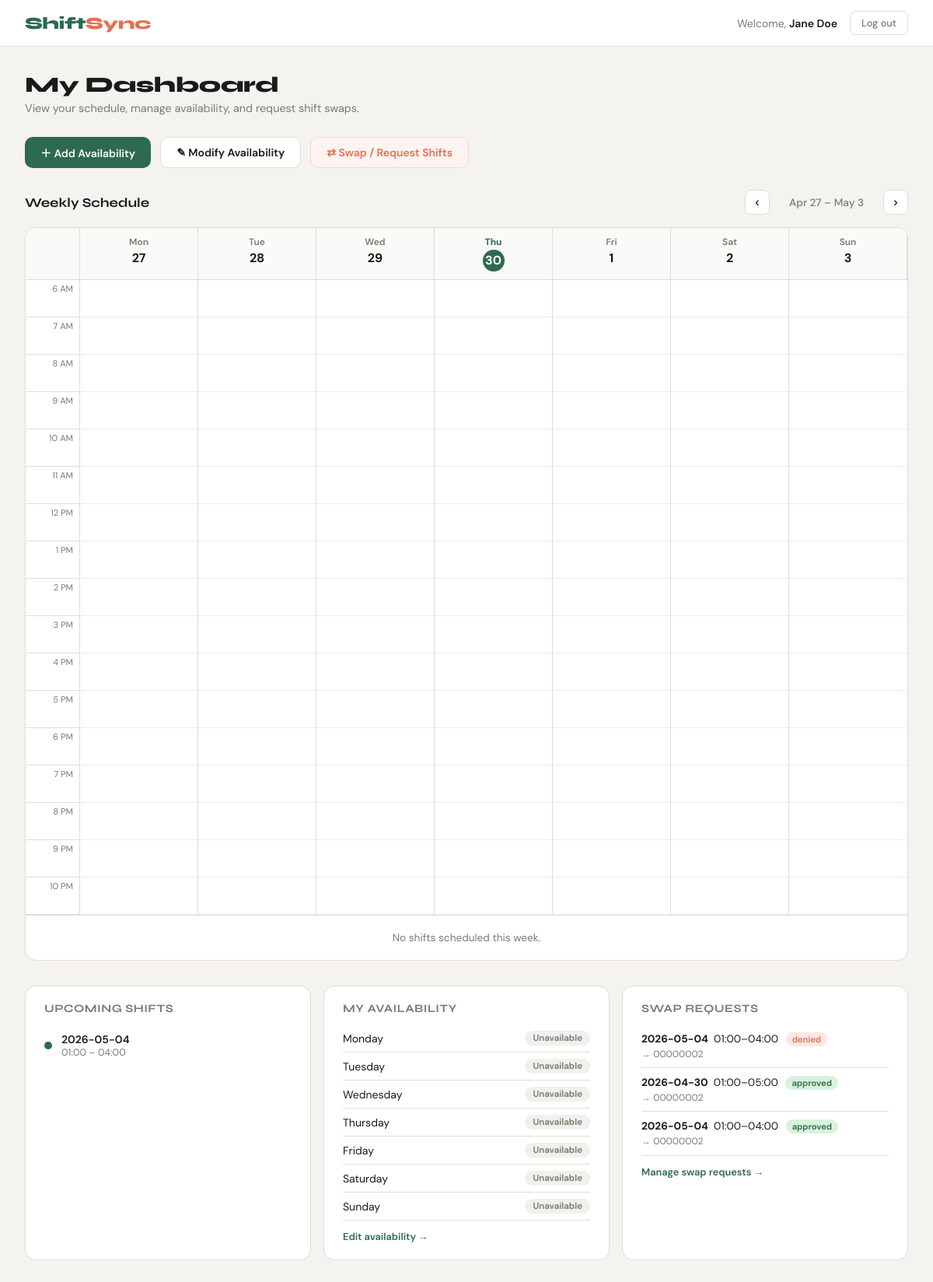
Screenshot of /dashboard (signed in) with the database file from the repository.
### tables this page shows
CREATE TABLE EmployeeInfo(
    EmployeeId TEXT PRIMARY KEY NOT NULL,
    Name TEXT, 
    Password TEXT);

CREATE TABLE Shifts(
    ShiftId INTEGER PRIMARY KEY NOT NULL,
    EmployeeId TEXT NOT NULL,
    ShiftDate TEXT NOT NULL, 
    StartTime TEXT NOT NULL, 
    EndTime TEXT NOT NULL, 
    FOREIGN KEY (EmployeeId) REFERENCES EmployeeInfo(EmployeeId));

CREATE TABLE ShiftSwapRequests(
    RequestId INTEGER PRIMARY KEY NOT NULL,
    RequesterEmployeeId TEXT NOT NULL,
    ShiftId INTEGER NOT NULL,
    TargetEmployeeId TEXT,
    Reason TEXT,
    Status TEXT DEFAULT "pending",
    CreatedAt TEXT, TargetShiftId INTEGER REFERENCES Shifts(ShiftId),
    FOREIGN KEY (RequesterEmployeeId) REFERENCES EmployeeInfo(EmployeeId),
    FOREIGN KEY (ShiftId) REFERENCES Shifts(ShiftId),
    FOREIGN KEY (TargetEmployeeId) REFERENCES EmployeeInfo(EmployeeId));

### main.py (the view)
@app.route('/dashboard')
def dashboard():
    if 'EmployeeId' not in session:
        return redirect(url_for('login'))
    user_id = session['EmployeeId']
    today = date.today()
    try:
        with sql.connect("ShiftSyncDB.db") as con:
            cur = con.cursor()
            cur.execute("""
                SELECT ShiftId, ShiftDate, StartTime, EndTime
                FROM Shifts
                WHERE EmployeeId=? AND ShiftDate >= ?
                ORDER BY ShiftDate, StartTime
                LIMIT 5
            """, (user_id, today.isoformat()))
            upcoming_shifts = cur.fetchall()
    except Exception:
        upcoming_shifts = []
    try:
        with sql.connect("ShiftSyncDB.db") as con:
            cur = con.cursor()
            cur.execute("""
                SELECT DayOfWeek, StartTime, EndTime
                FROM EmployeeAvailability
                WHERE EmployeeId=? AND IsAvailable=1
                ORDER BY
                    CASE DayOfWeek
                        WHEN 'Monday' THEN 1 WHEN 'Tuesday' THEN 2
                        WHEN 'Wednesday' THEN 3 WHEN 'Thursday' THEN 4
                        WHEN 'Friday' THEN 5 WHEN 'Saturday' THEN 6
                        WHEN 'Sunday' THEN 7 ELSE 8
                    END, StartTime
            """, (user_id,))
            avail_rows = cur.fetchall()
    except Exception:
        avail_rows = []
    avail_by_day = {}
    for row in avail_rows:
        avail_by_day.setdefault(row[0], []).append((row[1], row[2]))
    try:
        with sql.connect("ShiftSyncDB.db") as con:
            cur = con.cursor()
            cur.execute("""
                SELECT r.RequestId, s.ShiftDate, s.StartTime, s.EndTime,
                       r.TargetEmployeeId, r.Reason, r.Status, r.CreatedAt
                FROM ShiftSwapRequests r
                JOIN Shifts s ON r.ShiftId = s.ShiftId
                WHERE r.RequesterEmployeeId=?
                ORDER BY r.CreatedAt DESC
                LIMIT 10
            """, (user_id,))
            my_swap_requests = cur.fetchall()
    except Exception:
        my_swap_requests = []
    try:
        with sql.connect("ShiftSyncDB.db") as con:
            cur = con.cursor()
            cur.execute("SELECT Name FROM EmployeeInfo WHERE EmployeeId=?", (user_id,))
            row = cur.fetchone()
            name = row[0] if row and row[0] else user_id
    except Exception:
        name = user_id
    try:
            with sql.connect("ShiftSyncDB.db") as con:
                cur = con.cursor()
                cur.execute("""
                    SELECT r.RequestId, r.RequesterEmployeeId, s.ShiftDate, s.StartTime, s.EndTime, r.Status
                    FROM ShiftSwapRequests r
                    JOIN Shifts s ON r.ShiftId = s.ShiftId
                    WHERE r.TargetEmployeeId=? AND r.Status='pending'
                """, (user_id,))
                incoming_requests = cur.fetchall()
    except Exception:
            incoming_requests = []
    return render_template('dashboard.html',
                            user=user_id,
                            name = name,
                            upcoming_shifts=upcoming_shifts,
                            avail_by_day=avail_by_day,
                            days=DAYS,
                            my_swap_requests=my_swap_requests,
                            incoming_requests=incoming_requests)

### templates/dashboard.html (shortened to what this page needs)
<!doctype html>
<html lang="en">
<head>
</head>
<body>
<nav>
  <div class="nav-logo">Shift<span>Sync</span></div>
  <div class="nav-right">
    <span class="nav-greeting">Welcome, <strong>{{ name }}</strong></span>
    <a href="{{ url_for('logout') }}" class="btn-logout">Log out</a>
  </div>
</nav>
<main>
  <div class="page-header">
    <h1>My Dashboard</h1>
    <p>View your schedule, manage availability, and request shift swaps.</p>
  </div>
  <div class="action-row">
    <a class="btn btn-primary"   href="{{ url_for('availability') }}">＋ Add Availability</a>
    <a class="btn btn-secondary" href="{{ url_for('availability') }}">✎ Modify Availability</a>
    <button class="btn btn-warning" onclick="openSwapModal()">
      ⇄ Swap / Request Shifts
    </button>
  </div>
  <div class="section-header">
    <span class="section-title">Weekly Schedule</span>
    <div class="week-nav">
      <button onclick="shiftWeek(-1)">&#8249;</button>
      <span class="week-label" id="weekLabel"></span>
      <button onclick="shiftWeek(1)">&#8250;</button>
    </div>
  </div>
  <div class="calendar-card" id="calendarCard">
    <div class="calendar-grid" id="calHeader">
      <div class="cal-header-cell"></div>
    </div>
    <div class="cal-body" id="calBody"></div>
  </div>
  <div class="cards-row">
    <div class="info-card">
      <h3>Upcoming Shifts</h3>
      {% if upcoming_shifts %}
        {% for s in upcoming_shifts %}
        <div class="upcoming-shift">
          <div class="shift-dot"></div>
          <div class="shift-info">
            <div class="shift-day">{{ s[1] }}</div>
            <div class="shift-time">{{ s[2] }} – {{ s[3] }}{% if s[4] %} &mdash; {{ s[4] }}{% endif %}</div>
          </div>
        </div>
        {% endfor %}
      {% else %}
        <p class="empty-msg">No upcoming shifts in the next 14 days.</p>
      {% endif %}
    </div>
    <div class="info-card">
    <h3>My Availability</h3>
    {% for day in days %}
    <div class="avail-day">
        <span>{{ day }}</span>
        {% if avail_by_day.get(day) %}
        <span class="badge badge-available">Available</span>
        {% else %}
        <span class="badge badge-unavailable">Unavailable</span>
        {% endif %}
    </div>
    {% endfor %}
    <a class="card-action" href="{{ url_for('availability') }}">Edit availability &rarr;</a>
    </div>
    <div class="info-card" id="swap-requests-card">
      <h3>Swap Requests</h3>
      {% if my_swap_requests %}
        {% for r in my_swap_requests[:4] %}
        <div class="swap-item">
          <strong>{{ r[1] }}</strong> &nbsp;{{ r[2] }}–{{ r[3] }}
          <span class="swap-status status-{{ r[6]|lower }}">{{ r[6] }}</span>
          {% if r[4] %}<div style="font-size:0.75rem;color:var(--muted);margin-top:2px;">→ {{ r[4] }}</div>{% endif %}
        </div>
        {% endfor %}
      {% else %}
        <p class="empty-msg">No swap requests yet.</p>
      {% endif %}
      <a class="card-action" href="{{ url_for('swap_requests') }}">
        Manage swap requests →
        </a>
    </div>
  </div>
</main>
</body>
</html>

### rows the page displays
EmployeeInfo: Name "Jane Doe"
Shifts: ShiftDate "2026-05-04", StartTime "01:00", EndTime "04:00"
ShiftSwapRequests: ShiftDate "2026-05-04", StartTime "01:00", EndTime "04:00", Status "denied", TargetEmployeeId "00000002"
ShiftSwapRequests: ShiftDate "2026-04-30", StartTime "01:00", EndTime "05:00", Status "approved", TargetEmployeeId "00000002"
ShiftSwapRequests: ShiftDate "2026-05-04", StartTime "01:00", EndTime "04:00", Status "approved", TargetEmployeeId "00000002"

### other values shown
{{ day }} "Monday" "Tuesday" "Wednesday" "Thursday" "Friday" "Saturday" "Sunday"
